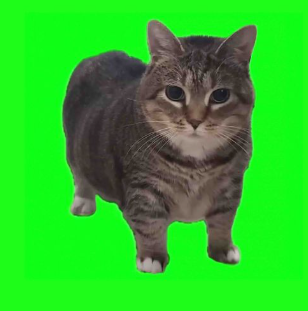
#> input picture data/green_screen_cat.png, 308 x 311 px
$ jupyter execute 1.3_masking.ipynb
#> lines starting #> are read from the running program, lines starting #| are printed output that depends on the picture; after the words box and inside, x2 and y2 are one past the last pixel; in counts of white or black regions, pixels touching at a corner belong together
[cell 1]
import os

import numpy as np
import cv2
import matplotlib.pyplot as plt

dir_path = "./data"

### Masking

[cell 2]
cat = cv2.imread(os.path.join(dir_path, "green_screen_cat.png"))
#> cat is the input picture: shape (311, 308, 3); mean B, G, R 40.5, 189.4, 44.8
cat = cv2.cvtColor(cat, cv2.COLOR_BGR2RGB)

plt.imshow(cat)

[cell 3]
green_pixel = cat[0, 0].astype(int)  # top-left pixel
#> green_pixel = [30, 253, 25]

# a pixel is defined by its RGB values, which are three integers in the range [0, 255]
print(green_pixel)
#| [ 30 253  25]

#### Extract the cat by masking out all green pixels

[cell 4]
height, width, channels = cat.shape
#> height = 311; width = 308; channels = 3
# remember that the shape of an image is (height, width, channels)

mask = np.zeros((height, width), dtype=bool)  # create a boolean mask of the same size

mask[:] = False  # initialize the mask to False

for y in range(height):
    for x in range(width):
        pixel = cat[y, x]

        if all(pixel == green_pixel):
            # set the mask to True for pixels that match the green pixel exactly
            mask[y, x] = True
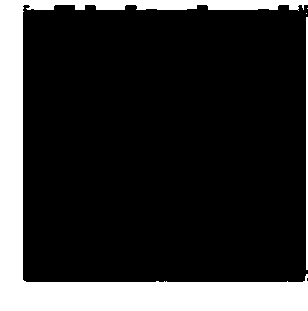
#> mask: shape (311, 308) bool; 19.2% white; 4 white regions (2 under 20 px), largest, box (x1, y1, x2, y2) and area: (0, 0, 308, 311) 17881, (306, 17, 308, 270) 506

plt.imshow(mask)

#### Um...what is this? This is unexpected.

But some corner areas are masked out.

Maybe I should try relaxing the condition (e.g. not exact matching but with some tolerance)

[cell 5]
mask[:] = 0
#> mask: shape (311, 308) bool; 19.2% of pixels changed, all inside (x1, y1, x2, y2) = (0, 0, 308, 311)

for y in range(height):
    for x in range(width):
        pixel = cat[y, x]
        diff = np.abs(pixel - green_pixel)

        if all(diff < 10):  # adjust the threshold yourself
            mask[y, x] = True
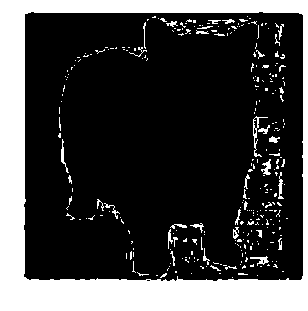
#> mask: shape (311, 308) bool; 25.4% white; 291 white regions (256 under 20 px), largest, box (x1, y1, x2, y2) and area: (0, 0, 308, 311) 21687, (253, 116, 268, 157) 123, (261, 159, 271, 175) 82

plt.imshow(mask)

#### One-liner

[cell 6]
green_mask = np.all(np.abs(cat - green_pixel) < 35, axis=-1)
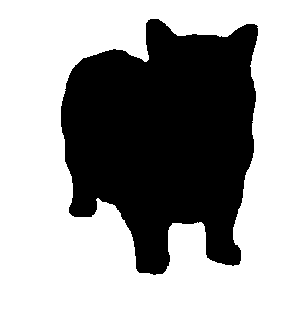
#> green_mask: shape (311, 308) bool; 62.9% white; 1 black region, box (x1, y1, x2, y2) and area: (61, 19, 258, 275) 35579
# The errors come from image noise, compression artifacts, or slight variations in lighting and color.

plt.imshow(green_mask)

#### Let's put the cat on the mountain

[cell 7]
harbour = cv2.imread(os.path.join(dir_path, "hk_harbour.jpg"))
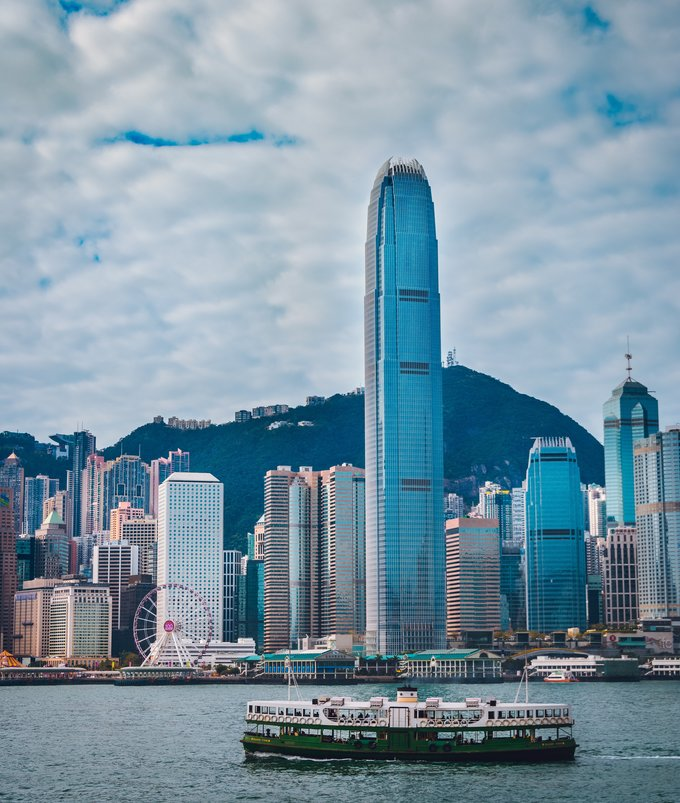
#> input picture data/hk_harbour.jpg, 680 x 803 px
#> harbour is the input picture: shape (803, 680, 3); mean B, G, R 163.1, 147.8, 122.7
harbour = cv2.cvtColor(harbour, cv2.COLOR_BGR2RGB)

y_start = 200
y_end = y_start + height
#> y_end = 511

x_start = 100
x_end = x_start + width
#> x_end = 408

crop_harbour = harbour[y_start:y_end, x_start:x_end]
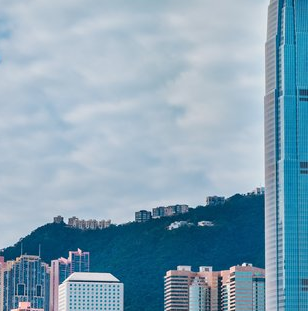
#> crop_harbour: shape (311, 308, 3); mean R, G, B 132.4, 163.4, 182.3

# The shapes of crop_harbour and cat should be the same for the masking to work correctly.
print(f"Shape of crop_harbour: {crop_harbour.shape}")
#| Shape of crop_harbour: (311, 308, 3)
print(f"Shape of cat: {cat.shape}")
#| Shape of cat: (311, 308, 3)

plt.imshow(crop_harbour)

[cell 8]
harbour_copy = harbour.copy()
# we will modify harbour_copy instead of harbour to keep the original image intact

crop_harbour = harbour_copy[y_start:y_end, x_start:x_end]

crop_harbour[green_mask] = cat[green_mask]
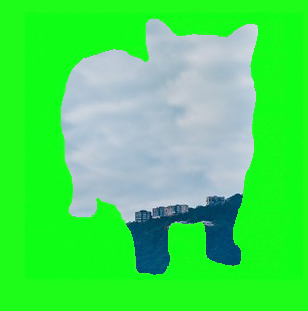
#> crop_harbour: shape (311, 308, 3); mean R, G, B 71.2, 225.5, 86.7

plt.imshow(harbour_copy)

#### Oops...it obviously is reversed.

[cell 9]
harbour_copy = harbour.copy()

crop_harbour = harbour_copy[y_start:y_end, x_start:x_end]

# "~" is the bitwise NOT operator, which inverts the boolean values in the mask
crop_harbour[~green_mask] = cat[~green_mask]
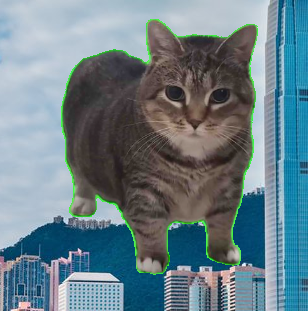
#> crop_harbour: shape (311, 308, 3); mean R, G, B 106, 127.3, 136.1

plt.imshow(harbour_copy)

#### The cat is glowing green. Let's fix it with a stricter threshold.

[cell 10]
stricter_green_mask = np.all(np.abs(cat - green_pixel) < 120, axis=-1)
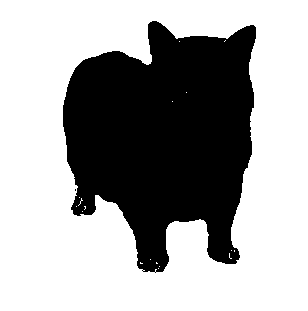
#> stricter_green_mask: shape (311, 308) bool; 64.8% white; 2 black regions (1 under 20 px), largest, box (x1, y1, x2, y2) and area: (63, 21, 256, 273) 33704

harbour_copy = harbour.copy()

crop_harbour = harbour_copy[y_start:y_end, x_start:x_end]

crop_harbour[~stricter_green_mask] = cat[~stricter_green_mask]
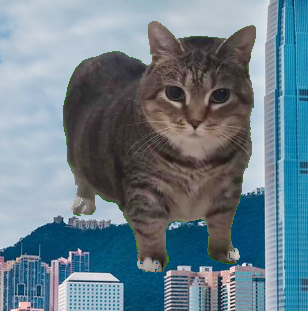
#> crop_harbour: shape (311, 308, 3); mean R, G, B 107, 126.6, 138.1

plt.imshow(harbour_copy)  # Perfect
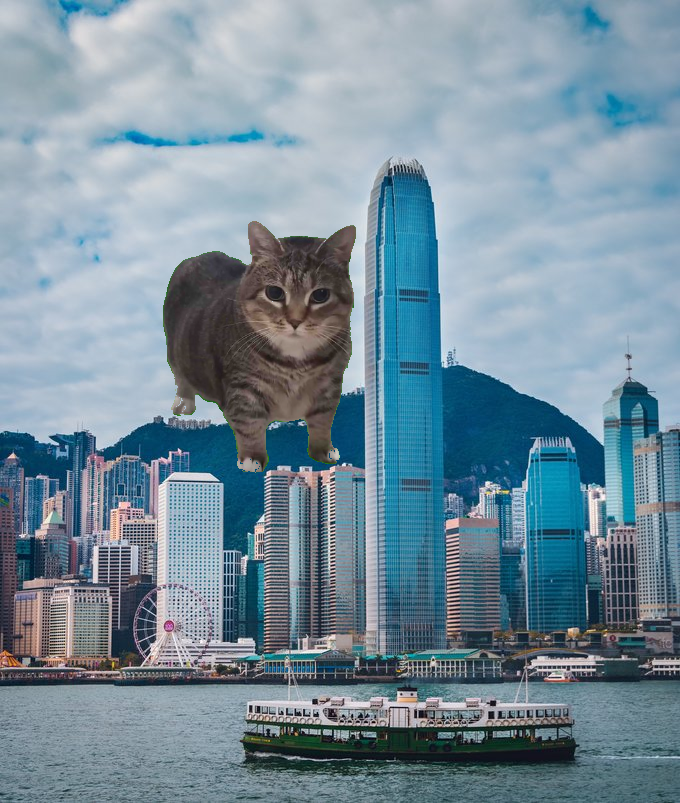
#> shown: shape (803, 680, 3); mean R, G, B 118.2, 141.4, 155.3
